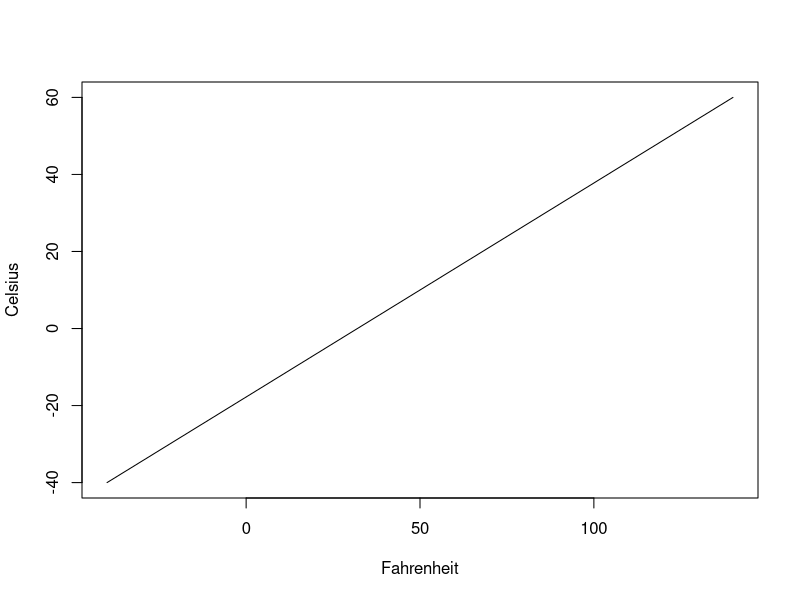

Here is the R script that generated this plot:
## ---- chunk 1
# Simple graphing can go here..
# Define the function
my_function <- function(f) {
  c <- 5/9 * f - 160/9
  return(c)
}

# Create a sequence of values for f
f_seq <- seq(-40, 140, by = 1)

# Calculate the corresponding values of c
c_seq <- my_function(f_seq)

# Plot the graph
plot(f_seq, c_seq, type = "l", xlab = "Fahrenheit", ylab = "Celsius")

## ---- chunk 2
# Example
5 %% 2 
